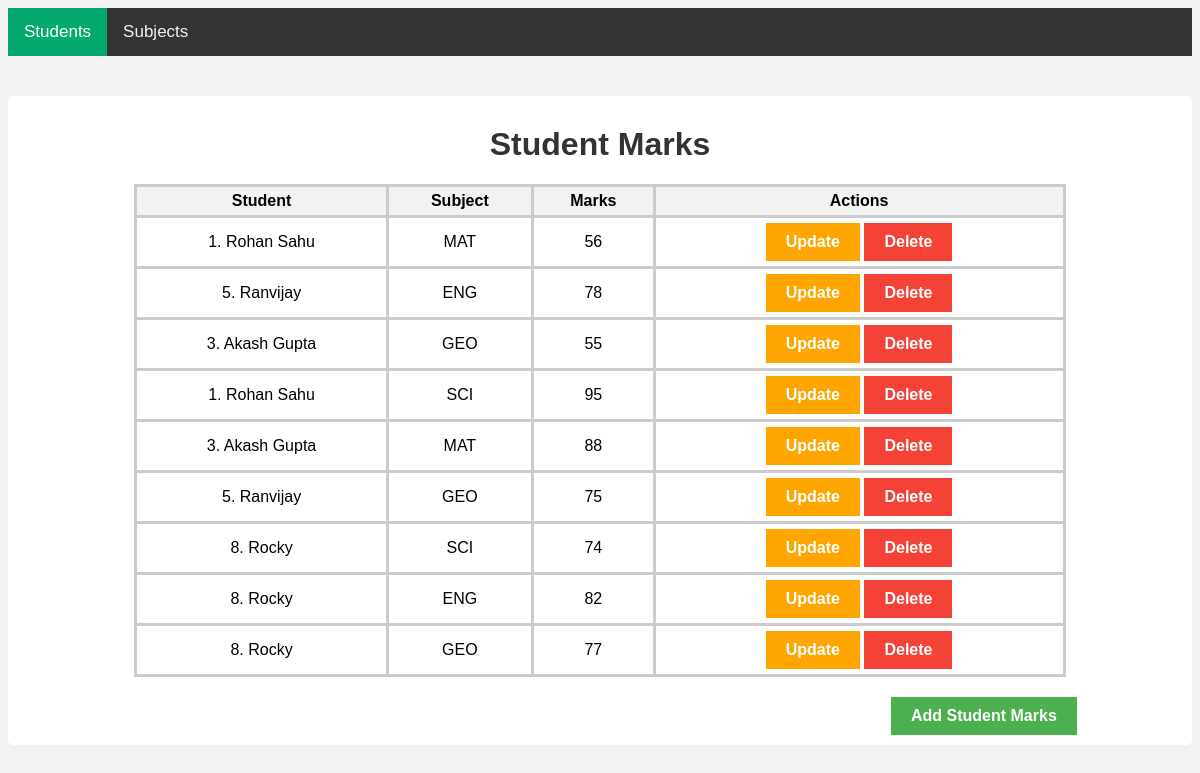
Before: /students/student-marks/ with the older database file.
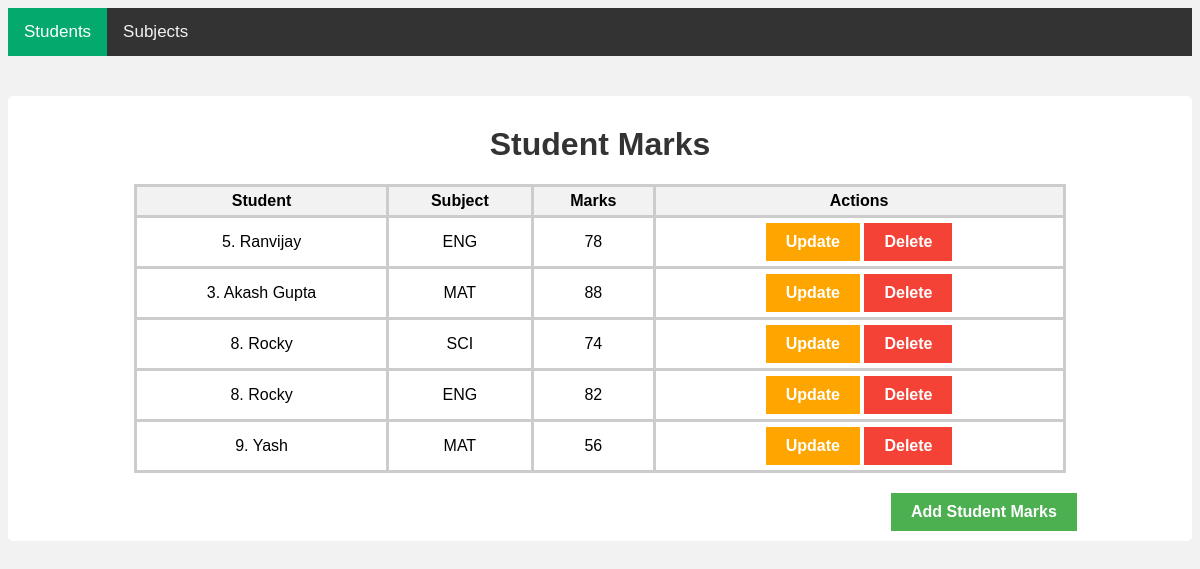
After: the same page with the newer database file.
### students/models.py (models this page shows, shortened)
class StudentMarks(models.Model):
    student = models.ForeignKey(Student, on_delete=models.CASCADE)
    subject = models.ForeignKey(Subject, on_delete=models.CASCADE)
    marks = models.IntegerField()
    class Meta:
        unique_together = ('student', 'subject')

class Student(models.Model):
    student_id = models.AutoField(primary_key=True)
    name = models.CharField(max_length=50)
    address = models.CharField(max_length=100)
    phone_number = models.CharField(max_length=10)
    age = models.IntegerField()

class Subject(models.Model):
    subject_id = models.CharField(max_length=4, primary_key=True)
    subject_name = models.CharField(max_length=100)

### students/views.py (the view)
# urls.py: path('student-marks/', views.student_marks_list, name='student_marks_list'),
def student_marks_list(request):
    student_marks = StudentMarks.objects.all()
    return render(request, 'student_marks_list.html', {'student_marks': student_marks})

### templates/student_marks_list.html (shortened to what this page needs)
{% load static %}
<!DOCTYPE html>
<html>
<head>
    <link rel="stylesheet" type="text/css" href="{% static 'css/dash.css' %}">
</head>
<body>
    <div class="topnav">
        <a class="active" href="{% url 'students:student_list' %}">Students</a>
        <a href="{% url 'students:subject_list'  %}">Subjects</a>
    </div>
    <div class="container">
        <h1>Student Marks</h1>
        <table class = "center">
            <thead>
            <tr>
                <th>Student</th>
                <th>Subject</th>
                <th>Marks</th>
                <th>Actions</th>
            </tr>
            </thead>
            <tbody>
                {% for student_mark in student_marks %}
                <tr>
                    <td>{{ student_mark.student.student_id }}. {{student_mark.student.name}}</td>
                    <td>{{ student_mark.subject.subject_id }}</td>
                    <td>{{ student_mark.marks }}</td>
                    <td>
                        <a href="{% url 'students:student_marks_update' student_mark.pk %}" class="update-btn">Update</a>
                        <a href="{% url 'students:student_marks_delete' student_mark.pk %}" class="delete-btn">Delete</a>
                    </td>
                </tr>
                {% endfor %}
            </tbody>
        </table>
        <a href="{% url 'students:student_marks_create' %}" class = "add-btn">Add Student Marks</a>
    </div>
</body>
</html>

### static/css/dash.css (style rules this page uses)
.topnav { background-color: #333; overflow: hidden; }
.topnav a { float: left; color: #f2f2f2; text-align: center; padding: 14px 16px; text-decoration: none; font-size: 17px; }
.topnav a.active { background-color: #04AA6D; color: white; }

### templates/student_marks_list.html (style rules this page uses)
body { font-family: Arial, sans-serif; background-color: #f2f2f2; }
.container { margin-top: 40px; margin-left: auto; margin-right: auto; max-width: 1400px; padding: 10px; background-color: #fff; border-radius: 5px; }
h1 { margin-top:20px; text-align: center; color: #333; }
table { width: 80%; border-collapse: collapse; margin-bottom: 20px; }
.center { margin-left: auto; margin-right: auto; }
th { padding: 5px; text-align: center; border : 3px solid #ccc; background-color: #f2f2f2; font-weight: bold; }
td { padding: 5px; text-align: center; border : 3px solid #ccc; }
a { text-decoration: none; color: #333; padding:10px; }
.add-btn { display: inline-block; background-color: #4caf50; color: white; padding: 10px 20px; cursor: pointer; font-weight: bold; margin-left: 75%; }
.delete-btn { display: inline-block; background-color: #f44336; color: white; padding: 10px 20px; border: none; cursor: pointer; font-weight: bold; }
.update-btn { display: inline-block; background-color: #ffa500; color: white; padding: 10px 20px; border: none; cursor: pointer; font-weight: bold; }

Changed rows visible on the page:
removed StudentMarks: student.student_id "1", student.name "Rohan Sahu", subject.subject_id "MAT", marks "56"
removed StudentMarks: student.student_id "3", student.name "Akash Gupta", subject.subject_id "GEO", marks "55"
removed StudentMarks: student.student_id "1", student.name "Rohan Sahu", subject.subject_id "SCI", marks "95"
removed StudentMarks: student.student_id "5", student.name "Ranvijay", subject.subject_id "GEO", marks "75"
removed StudentMarks: student.student_id "8", student.name "Rocky", subject.subject_id "GEO", marks "77"
added StudentMarks: student.student_id "9", student.name "Yash", subject.subject_id "MAT", marks "56"
